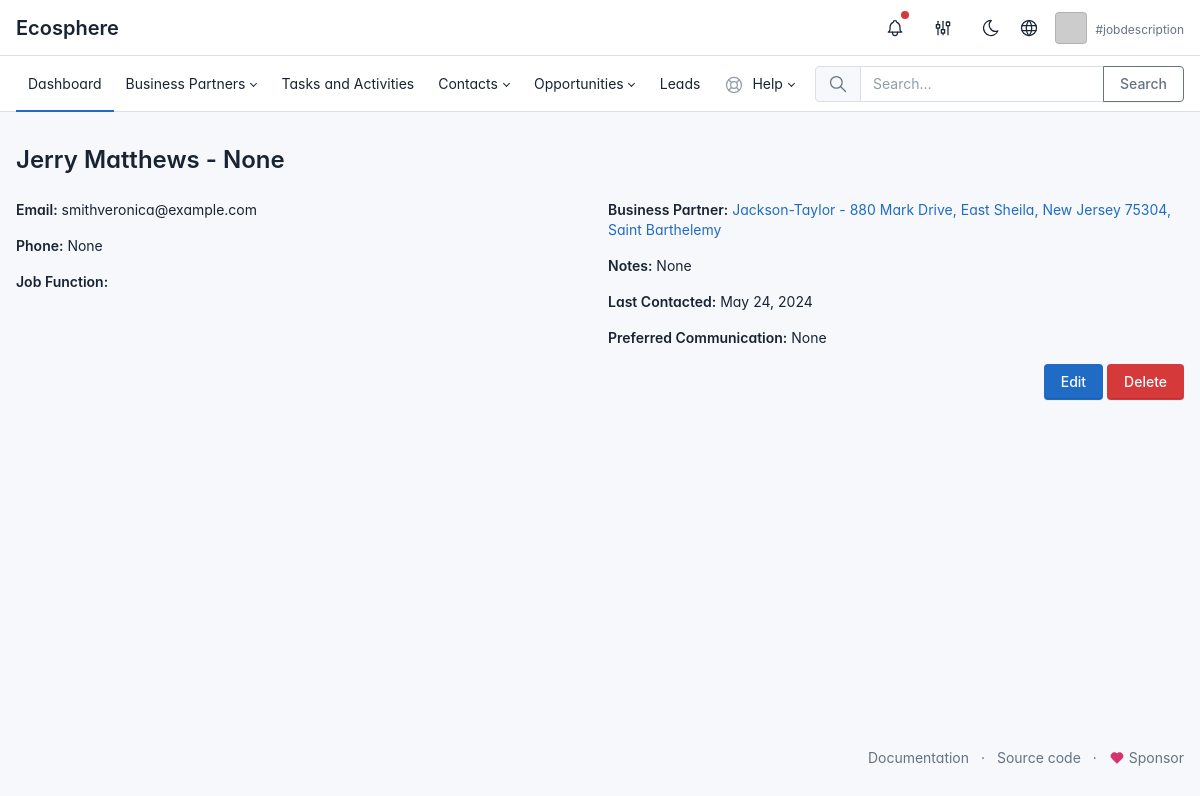
The app's page /en/contacts/1/ with its own data.
### apps/contact/models.py (models this page shows, shortened)
class Contact(models.Model):
    TITLE_CHOICES = [
        ('Manager', 'Manager'),
        ('Director', 'Director'),
        ('Executive', 'Executive'),
        ('Other', 'Other'),
    ]
    DEPARTMENT_CHOICES = [
        ('Sales', 'Sales'),
        ('Marketing', 'Marketing'),
        ('IT', 'IT'),
        ('Finance', 'Finance'),
        ('HR', 'HR'),
        ('Other', 'Other'),
    ]
    PREFERRED_COMMUNICATION_CHOICES = [
        ('Email', 'Email'),
        ('Phone', 'Phone'),
        ('Text', 'Text'),
        ('In-Person', 'In-Person'),
    ]
    first_name = models.CharField(max_length=50, default='')
    last_name = models.CharField(max_length=50, default='')
    academic_title = models.CharField(max_length=50, null=True, blank=True)
    email = models.EmailField(max_length=100, null=True, blank=True)
    phone = models.CharField(max_length=20, null=True, blank=True)
    title = models.CharField(max_length=50, choices=TITLE_CHOICES, null=True, blank=True)
    department = models.CharField(max_length=50, choices=DEPARTMENT_CHOICES, null=True, blank=True)
    business_partner = models.ForeignKey('business_partner.BusinessPartner', on_delete=models.CASCADE, related_name='contacts', null=True, blank=True)
    address = models.CharField(max_length=200, null=True, blank=True)
    notes = models.TextField(null=True, blank=True)
    last_contacted = models.DateField(default=date.today)
    preferred_communication = models.CharField(max_length=50, choices=PREFERRED_COMMUNICATION_CHOICES, null=True, blank=True)
    created_at = models.DateTimeField(auto_now_add=True)
    updated_at = models.DateTimeField(auto_now=True)
    user = models.ForeignKey(User, on_delete=models.CASCADE, null=True, blank=True)

### apps/business_partner/models.py (models this page shows, shortened)
class BusinessPartner(models.Model):
    INDUSTRY_CHOICES = [
        ('Manufacturing', 'Manufacturing'),
        ('Retail', 'Retail'),
        ('Healthcare', 'Healthcare'),
        ('Technology', 'Technology'),
        ('Finance', 'Finance'),
        ('Education', 'Education'),
        ('Construction', 'Construction'),
        ('Transportation', 'Transportation'),
        ('Agriculture', 'Agriculture'),
        ('Energy', 'Energy'),
    ]
    PRIMARY_ROLE_CHOICES = [
        ('customer', 'Customer'),
        ('merchant', 'Merchant'),
        ('partner', 'Partner'),
    ]
    SECONDARY_ROLE_CHOICES = [
        ('customer', 'Customer'),
        ('merchant', 'Merchant'),
        ('partner', 'Partner'),
        ('-', '-'),
    ]
    name = models.CharField(max_length=100, default='')
    name2 = models.CharField(max_length=100, default='')
    vat = models.CharField(max_length=100, default='')
    email = models.EmailField(max_length=100, default='')
    phone = models.CharField(max_length=20, default='')
    country = models.CharField(max_length=100, default='')
    state = models.CharField(max_length=100, default='')
    postcode = models.CharField(max_length=20, default='')
    city = models.CharField(max_length=100, default='')
    street_name = models.CharField(max_length=200, default='')
    street_number = models.CharField(max_length=20, default='')
    industry = models.CharField(max_length=200, choices=INDUSTRY_CHOICES, default=INDUSTRY_CHOICES[0][0])
    primary_role = models.CharField(max_length=100, choices=PRIMARY_ROLE_CHOICES, default=PRIMARY_ROLE_CHOICES[0][0])
    secondary_role = models.CharField(max_length=100, choices=SECONDARY_ROLE_CHOICES, default=SECONDARY_ROLE_CHOICES[0][0])
    created_at = models.DateTimeField(auto_now_add=True)
    updated_at = models.DateTimeField(auto_now=True)
    user = models.ForeignKey(User, on_delete=models.CASCADE, related_name='customers', null=True)
    contact = models.ForeignKey('contact.Contact', on_delete=models.SET_NULL, null=True, blank=True)
    def get_full_address(self):
        return f"{self.street_number} {self.street_name}, {self.city}, {self.state} {self.postcode}, {self.country}"

### apps/contact/views.py (the view)
# urls.py: path('contacts/<int:pk>/', views.contact_detail, name='contact_detail'),
def contact_detail(request, pk):
    contact = get_object_or_404(Contact, pk=pk)
    return render(request, 'apps/contact/contact_detail.html', {'contact': contact})

### templates/apps/contact/contact_detail.html
{% extends 'base.html' %}
{% load i18n %}
{% block content %}
<div class="container my-5">
    <div class="row">
        <div class="col-12">
            <h1 class="mb-4">{{ contact.first_name }} {{ contact.last_name }} - {{ contact.title }}</h1>
        </div>
    </div>
    <div class="row">
        <div class="col-md-6">
            <p><strong>Email:</strong> {{ contact.email }}</p>
            <p><strong>Phone:</strong> {{ contact.phone }}</p>
            <p><strong>Job Function:</strong> {{ contact.get_job_function_display }}</p>
        </div>
        <div class="col-md-6">
            <p><strong>Business Partner:</strong> {% if contact.business_partner and contact.business_partner.pk %}
    <a href="{% url 'business_partner:businesspartner_detail' contact.business_partner.pk %}">{{ contact.business_partner.name }} - {{ contact.business_partner.get_full_address }}</a>
{% else %}
    None
{% endif %}
            <p><strong>Notes:</strong> {{ contact.notes }}</p>
            <p><strong>Last Contacted:</strong> {% if contact.last_contacted %}{{ contact.last_contacted }}{% else %}Never{% endif %}</p>
            <p><strong>Preferred Communication:</strong> {{ contact.get_preferred_communication_display }}</p>
        </div>
    </div>
    <div class="row">
        <div class="col-12 text-end">
            <a href="{% url 'contact:contact_update' contact.pk %}" class="btn btn-primary">Edit</a>
            <a href="{% url 'contact:contact_delete' contact.pk %}" class="btn btn-danger">Delete</a>
        </div>
    </div>
</div>
{% endblock %}

### templates/base.html (style rules this page uses)
:root { --tblr-font-sans-serif: 'Inter Var', -apple-system, BlinkMacSystemFont, San Francisco, Segoe UI, Roboto, Helvetica Neue, sans-serif; }
body { font-feature-settings: "cv03", "cv04", "cv11"; }

### records on screen
Contact: first_name "Jerry", last_name "Matthews", title "None", email "smithveronica@example.com", phone "None", business_partner.name "Jackson-Taylor", business_partner.get_full_address "880 Mark Drive, East Sheila, New Jersey 75304, Saint Barthelemy", notes "None", last_contacted "May 24, 2024", preferred_communication "None"
